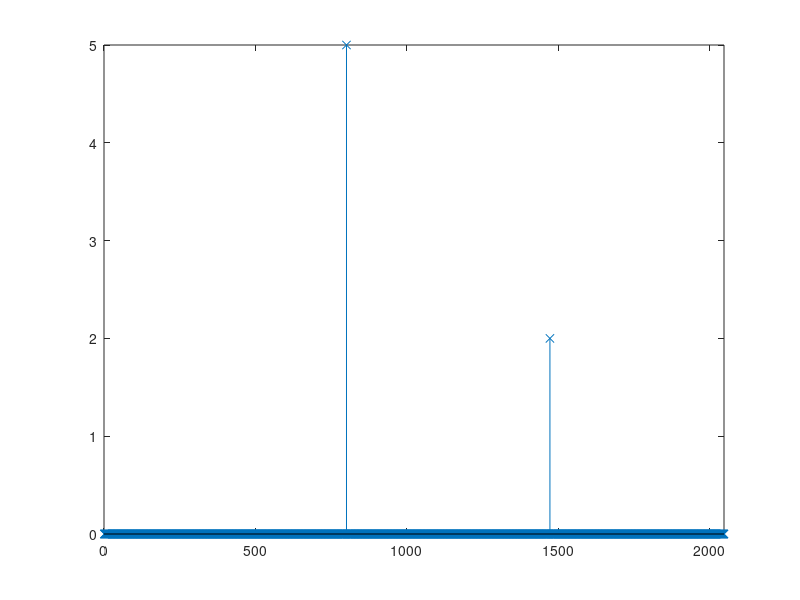

Source code (MATLAB): (Note: this script raises an error after producing the figure.)
%% Setup
clc
close all
clear variables

load reproductionCoefficients.mat

K = 2;

resolution = 64; maxTime = 32;
signalLength = 64*32;

%% Create stream of Diracs

ak_weights = [5; 2];
tk_locations = [12.5; 23];

% initialise vector and add diracs
x_diracsStream = zeros(1,signalLength); 
x_diracsStream(tk_locations(1)*resolution+1) = ak_weights(1);
x_diracsStream(tk_locations(2)*resolution+1) = ak_weights(2);

figure
stem(x_diracsStream,'x')
xlim([0 signalLength])

disp('Original Dirac values -')
disp('Locations:')
disp(tk_locations)
disp('Weights:')
disp(ak_weights)

%% Compute and plot Daubechies scaling function

% N >= 2K-1 (p70)
% N = 2*(2)-1 = 3 
% N+1 = 3+1 = 4 -> db4

phi = zeros(1,signalLength);
[phi_T,~,~] = wavefun('db4',6); 
phi(1:length(phi_T))=phi_T;

%% Sample signal using Daubechies scaling function

m_degree = 0:3;
n_numSamples = 32;

y_sampled = zeros(1, n_numSamples);
for sampleIndex = 1:n_numSamples
    shift = (sampleIndex-1) * resolution; % find the shift
    phiShifted = zeros(1,signalLength); % initialise phiShifted
    phiShifted((1 + shift):(length(phi_T) + shift)) = phi_T; % compute phiShifted
    phiShifted = phiShifted(1:signalLength); % crop to signalLength

    y_sampled(sampleIndex) = dot(x_diracsStream,phiShifted); % compute samples
end

% plot samples
figure
stem(y_sampled)

%% Retrieve N+1 moments of signal

s_moments = zeros(length(m_degree),1);
for degreeIndex = m_degree+1
    s_moments(degreeIndex) = dot(c_coefficients(degreeIndex,:),y_sampled);
end

%% Apply annihilating filter method

[tk_locations_est, ak_weights_est] = annihilatingFilterMethod(s_moments,true);

disp('Estimated Dirac values -')
disp('Locations:')
disp(tk_locations_est)
disp('Weights:')
disp(ak_weights_est)